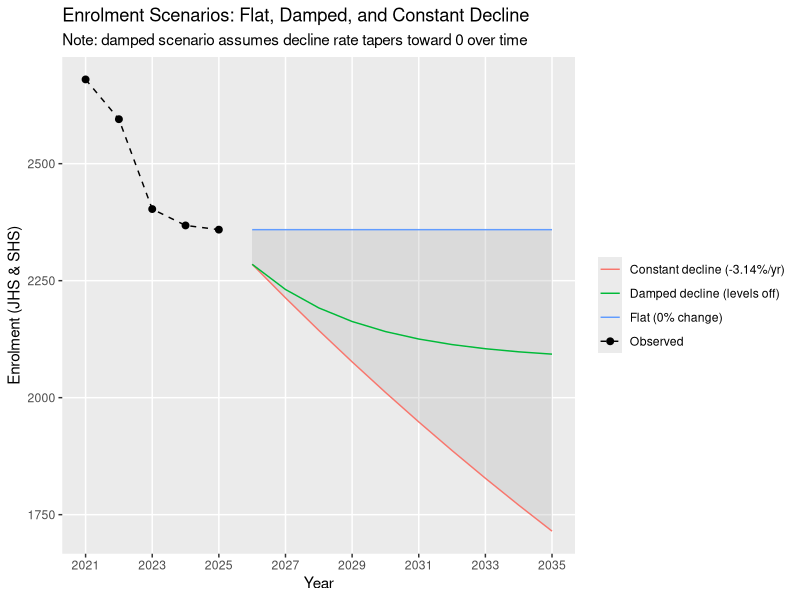

This figure's R source:
library(tidyverse)

# ---- Historical data ----
enroll <- tibble(
  year = 2021:2026,
  enrolment = c(2680, 2595, 2403, 2368, 2359, 2099)
)

# Excludes 2026: enrolment dropped ~11% that year, well beyond the
# -0.4% to -7.4% range seen in prior years, so it's treated as a
# possible anomaly rather than baseline trend.
enroll_ex <- enroll |> filter(year != 2026)

# ---- Compute historical CAGR (2021-2025) ----
last_year_ex <- max(enroll_ex$year)
last_value_ex <- enroll_ex$enrolment[enroll_ex$year == last_year_ex]

cagr_ex <- (last_value_ex /
  enroll_ex$enrolment[enroll_ex$year == min(enroll_ex$year)])^(1 /
  (nrow(enroll_ex) - 1)) -
  1

# ---- Scenario 1: Flat (enrolment holds at 2025 level) ----
n_years <- 10

scenario_flat <- tibble(year = (last_year_ex + 1):(last_year_ex + n_years)) |>
  mutate(enrolment = last_value_ex)

# ---- Scenario 2: Constant decline (CAGR applied indefinitely) ----
scenario_moderate <- tibble(
  year = (last_year_ex + 1):(last_year_ex + n_years)
) |>
  mutate(n = row_number(), enrolment = last_value_ex * (1 + cagr_ex)^n) |>
  select(year, enrolment)

# ---- Scenario 3: Damped decline (decline rate tapers toward 0) ----
# phi < 1 shrinks the decline rate applied each successive year, so the
# trajectory levels off rather than compounding indefinitely (cf. damped-
# trend exponential smoothing). phi is a modeling assumption, not
# estimated from data.
phi <- 0.75

damped <- tibble(n = 1:n_years) |>
  mutate(
    year = last_year_ex + n,
    rate = cagr_ex * (phi^(n - 1)),
    cum_factor = cumprod(1 + rate),
    enrolment = last_value_ex * cum_factor
  ) |>
  select(year, enrolment)

# ---- Combine scenarios ----
scenarios_all <- bind_rows(
  scenario_flat |> mutate(scenario = "Flat (0% change)"),
  damped |> mutate(scenario = "Damped decline (levels off)"),
  scenario_moderate |> mutate(scenario = "Constant decline (-3.14%/yr)")
)

scenarios_wide <- scenarios_all |>
  pivot_wider(names_from = scenario, values_from = enrolment)

# ---- Plot ----
p <- ggplot() +
  geom_ribbon(
    data = scenarios_wide,
    aes(
      x = year,
      ymin = `Constant decline (-3.14%/yr)`,
      ymax = `Flat (0% change)`
    ),
    fill = "grey70",
    alpha = 0.3
  ) +
  geom_line(
    data = enroll_ex,
    aes(x = year, y = enrolment, color = "Observed"),
    linetype = "dashed"
  ) +
  geom_point(
    data = enroll_ex,
    aes(x = year, y = enrolment, color = "Observed"),
    size = 2
  ) +
  geom_line(
    data = scenarios_all,
    aes(x = year, y = enrolment, color = scenario)
  ) +
  scale_color_manual(
    values = c(
      "Observed" = "black",
      "Flat (0% change)" = "#619CFF",
      "Damped decline (levels off)" = "#00BA38",
      "Constant decline (-3.14%/yr)" = "#F8766D"
    )
  ) +
  scale_x_continuous(
    breaks = seq(min(enroll_ex$year), max(scenarios_all$year), by = 2)
  ) +
  labs(
    x = "Year",
    y = "Enrolment (JHS & SHS)",
    color = NULL,
    title = "Enrolment Scenarios: Flat, Damped, and Constant Decline",
    subtitle = "Note: damped scenario assumes decline rate tapers toward 0 over time"
  ) +
  theme(
    panel.grid.minor = element_blank()
  )


## saving plot
ggsave("hnvs-enrollment/enrolment_scenario_plot.png", plot = p, width = 9, height = 6, dpi = 300)
